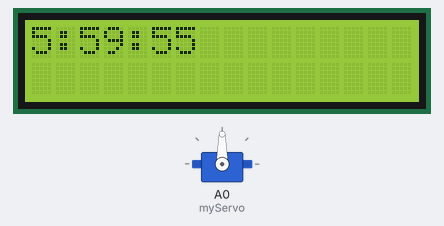
Recording of a sketch running on a simulated Arduino Uno, built with avr-gcc and run on an emulated ATmega328P. Shown: 16×2 character LCD, servo. The local clock reads 2024-03-15 10:24:30 at power-on unless the sketch sets it; what the sketch prints to the serial monitor is not drawn.

Above: at 0.1 s.
At 5.2 s:
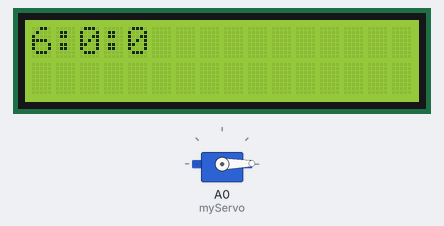
At 10.1 s:
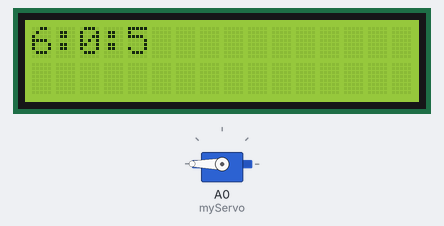
At 38.2 s:
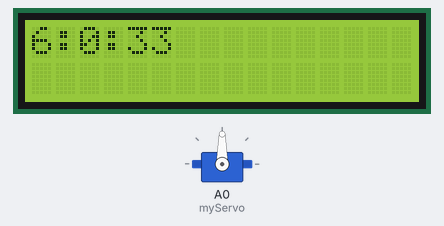
Timing chart, 0 to 39.7 s (numbered marks = the images above):
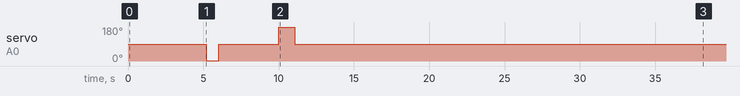

Measured:
- by itself, servo on A0 (myServo): 90° → 1° at 5.2 s, → 90° 0.84 s later, → 180° 4.0 s later, → 90° 1.1 s later
- what the display in image 1 shows lasts 0.8 s, from 5.2 s to 6.0 s
- what the display in image 2 shows lasts 1.1 s, from 10.0 s to 11.1 s

The sketch:

Test.ino
```cpp
#include <Wire.h>
#include <RTClib.h>
#include <Servo.h>
#include <LiquidCrystal_I2C.h>

RTC_DS3231 rtc;
Servo myServo;
LiquidCrystal_I2C lcd(0x27, 16, 2);

void setup() {
  Serial.begin(9600);
  Wire.begin();

  if (!rtc.begin()) {
    Serial.println("Couldn't find RTC");
    while (1);
  }

  lcd.init();  // Initialize the LCD
  lcd.backlight();  // Turn on the backlight

  myServo.attach(A0);  // Attach the servo on analog pin A0
  myServo.write(90);   // Start with the servo at neutral position

  // Set the RTC to a specific date and time (only once, then comment it out)
  rtc.adjust(DateTime(2024, 1, 1, 5, 59, 55));

}

void loop() {
  DateTime now = rtc.now();

  // Display time on LCD
  lcd.clear();
  lcd.setCursor(0, 0);
  lcd.print(now.hour());
  lcd.print(":");
  lcd.print(now.minute());
  lcd.print(":");
  lcd.print(now.second());

  // Print time to Serial Monitor
  Serial.print(now.year());
  Serial.print('/');
  Serial.print(now.month());
  Serial.print('/');
  Serial.print(now.day());
  Serial.print(" ");
  Serial.print(now.hour());
  Serial.print(':');
  Serial.print(now.minute());
  Serial.print(':');
  Serial.print(now.second());
  Serial.println();

  // Servo movement logic
  if (now.hour() == 6 && now.minute() == 0) {
    if (now.second() == 0) {
      myServo.write(1);  // Move servo a bit clockwise
    } else if (now.second() == 1) {
      myServo.write(90);  // Stop servo movement
    } else if (now.second() == 5) {
      myServo.write(359);  // Move servo a bit counterclockwise
    } else if (now.second() == 6) {
      myServo.write(90);  // Stop servo movement
    }
  }

  delay(200); // Delay for 200 milliseconds
}
```
